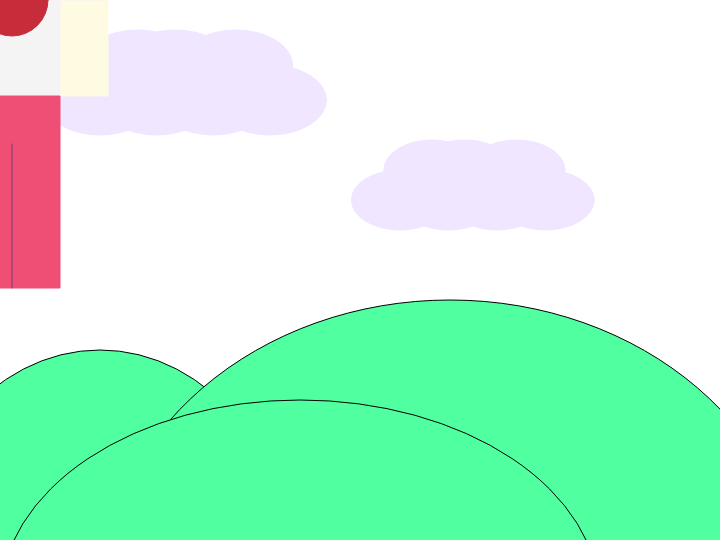
Frame 1 (no input)
Frame 60 (no input): identical to frame 1, image omitted
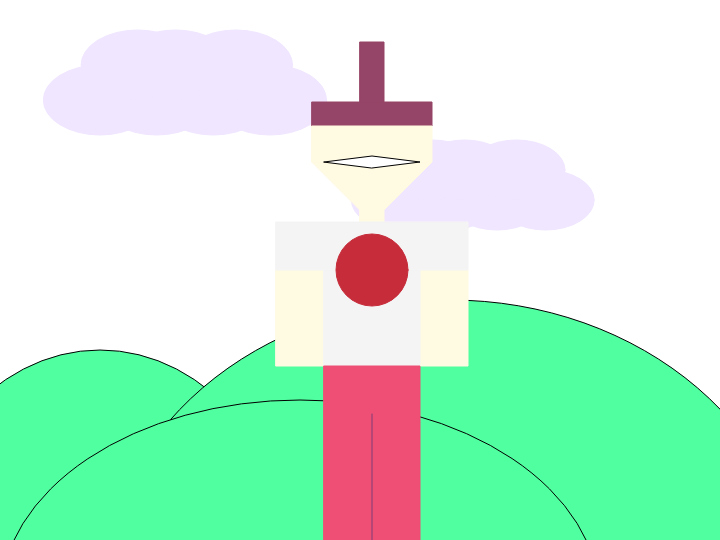
Frame 120 (the mouse pressed at the canvas centre since frame 60)

The p5.js sketch that drew these frames (run headless with seeded random() and noise() and a simulated clock; from frame 60 on, the mouse is pressed at the canvas centre):

// p5.js sketch
// ── sketch.js
//Adjusts the value of the block ratio
var DIM = 12;     
var offset = DIM; //offset is applied to each transformation in the x axis
var x = 0.0;
var bgcolor = 255
var blinked = false;
var shirtColor = 244;

function setup() {
    
    
    //Creates basic components of frame
    createCanvas(60 * DIM, 45 * DIM);
    
    
}
function drawCreature(DIM, offset) {
    //Top Hat --Rich Razzleberry
    fill(149, 69, 103);
    stroke(149, 69, 103);
    rect(7*DIM+offset, 1*DIM, 2*DIM, 6*DIM);
    rect(3*DIM+offset, 6*DIM, 10*DIM, 2*DIM);
    
    //Head + Neck --Very Vanilla
    
    fill(255, 250, 226);
    stroke(255, 250, 226);
    rect(3*DIM+offset, 8*DIM, 10*DIM, 3*DIM);
    triangle(3*DIM+offset, 11*DIM, 7*DIM+offset,11*DIM, 7*DIM+offset, 15*DIM);
    rect(7*DIM+offset, 11*DIM, 2*DIM, 5*DIM);
    triangle(9*DIM+offset, 11*DIM, 13*DIM+offset, 11*DIM, 9*DIM+offset, 15*DIM);
    
    //Arms --Very Vanilla
    rect(offset, 20*DIM, 4*DIM, 8*DIM);
    rect(12*DIM+offset, 20*DIM, 4*DIM, 8*DIM);
    // Shirt | Torso --Island Indigo 
    
    fill(shirtColor);
    stroke(shirtColor);
    rect(offset, 16*DIM, 16*DIM, 4*DIM);
    rect(4*DIM+offset, 20*DIM, 8*DIM, 8*DIM);
    // --Real Red
    fill(198,44,58);
    stroke(198,44,58);
    ellipse(8*DIM+offset,20*DIM,6*DIM, 6*DIM);
    
    
    //Legs + Pants --Strawberry Slush
    fill(239, 79, 117);
    stroke(239, 79, 117);
    rect(4*DIM+offset, 28*DIM, 8*DIM, 16*DIM);
    stroke(127, 63, 120);
    line(8*DIM+offset,32*DIM, 8*DIM+offset, 44*DIM);
    
    //Eye --Black and White
    
    fill(255, 255, 255);
    stroke(0,0,0); 
    quad(4*DIM+offset, 11*DIM, 8*DIM+offset, 9*DIM, 12*DIM+offset, 11*DIM, 8*DIM+offset, 13*DIM);
    fill(0,0,0);
    ellipse(8*DIM+offset, 11*DIM, 3*DIM, 3*DIM);
    
    //Innner Eye
    fill(40,250,140);
    ellipse(8*DIM+offset, 11*DIM, 1*DIM, 1*DIM);
}
function blink(DIM, offset) {
    //Top Hat --Rich Razzleberry
    fill(149, 69, 103);
    stroke(149, 69, 103);
    rect(7*DIM+offset, 1*DIM, 2*DIM, 6*DIM);
    rect(3*DIM+offset, 6*DIM, 10*DIM, 2*DIM);
    
    //Head + Neck --Very Vanilla
    
    fill(255, 250, 226);
    stroke(255, 250, 226);
    rect(3*DIM+offset, 8*DIM, 10*DIM, 3*DIM);
    triangle(3*DIM+offset, 11*DIM, 7*DIM+offset,11*DIM, 7*DIM+offset, 15*DIM);
    rect(7*DIM+offset, 11*DIM, 2*DIM, 5*DIM);
    triangle(9*DIM+offset, 11*DIM, 13*DIM+offset, 11*DIM, 9*DIM+offset, 15*DIM);
    
    //Arms --Very Vanilla
    rect(offset, 20*DIM, 4*DIM, 8*DIM);
    rect(12*DIM+offset, 20*DIM, 4*DIM, 8*DIM);
    // Shirt | Torso --Island Indigo 
    
    fill(shirtColor);
    stroke(shirtColor);
    rect(offset, 16*DIM, 16*DIM, 4*DIM);
    rect(4*DIM+offset, 20*DIM, 8*DIM, 8*DIM);
    // --Real Red
    fill(198,44,58);
    stroke(198,44,58);
    ellipse(8*DIM+offset,20*DIM,6*DIM, 6*DIM);
    
    
    //Legs + Pants --Strawberry Slush
    fill(239, 79, 117);
    stroke(239, 79, 117);
    rect(4*DIM+offset, 28*DIM, 8*DIM, 16*DIM);
    stroke(127, 63, 120);
    line(8*DIM+offset,32*DIM, 8*DIM+offset, 44*DIM);
    
    //Eye --Black and White
    fill(255, 255, 255);
    stroke(0,0,0); 
    quad(4*DIM+offset, 11*DIM, 8*DIM+offset, 10.5*DIM, 12*DIM+offset, 11*DIM, 8*DIM+offset, 11.5*DIM);
    
}
function hill(x, y, w, h) {
    var hillColor = color(80,255,160);
    fill(hillColor);
    arc((x+(w/2)), y, w, h, PI, 0, PIE);
}
function cloud(x, y, w, h) {
    var cloudColor = color(240, 230, 255);
    fill(cloudColor);
    stroke(cloudColor);
    ellipse(x,y,w,h);
    ellipse(x+(w/2),y,w,h);
    ellipse(x+w,y,w,h);
    ellipse(x+((3*w)/2),y,w,h);
    ellipse(x+(w/3),y-(h/2),w,h);
    ellipse(x+((2*w)/3),y-(h/2),w,h);
    ellipse(x+1.2*w,y-(h/2),w,h);
}
function draw() {
    //sets background color to bgcolor, which is randomly changed each time ENTER is pressed
    background(bgcolor);
    
    /* Code that automatically changes background color in sync with a sine wave
    var dx = PI/32;
    var amp = 1;
    if (amp == amp * sin(x)) {
        background(random(255));
        x += dx;
    }
    else {
        x += dx;
    }
    */
    //Draws Hills and Clouds
    stroke(0,0,0);
    hill(-100,600,400,500);
    hill(100,600,700,600);
    hill(0,600,600, 400);
    cloud(100, 100, 70*1.618, 70);
    cloud(400,200, 60*1.618, 60);
    
    
    //Translates the creature without displacing location of hills and clouds
    translate(mouseX-8*DIM, mouseY-20*DIM);
    stroke(0,0,0); 
    //control flow for blink state of creature. Displays depending on whether or not mouse has been pressed.
    if (!blinked) {
        drawCreature(DIM, offset);
    }
    else {
        blink(DIM, offset);
    }
    
    
}


// @Override
function keyPressed() {
    if (keyCode == ENTER) {  
        bgcolor = color(random(256), random(256), random(256));
    }
    
    if (keyCode ==  RIGHT_ARROW) {
        offset += DIM;
    }
    //moves
    if (keyCode == LEFT_ARROW) {
        offset -= DIM;
    }
    //Randomly changes color of the creature's t-shirt
    if (keyCode == UP_ARROW) {
        shirtColor = color(random(256), random(256), random(256));
    }
    
}
// @Override
function mousePressed() {
    if(mousePressed) {
        blinked = !blinked;
    }
}
